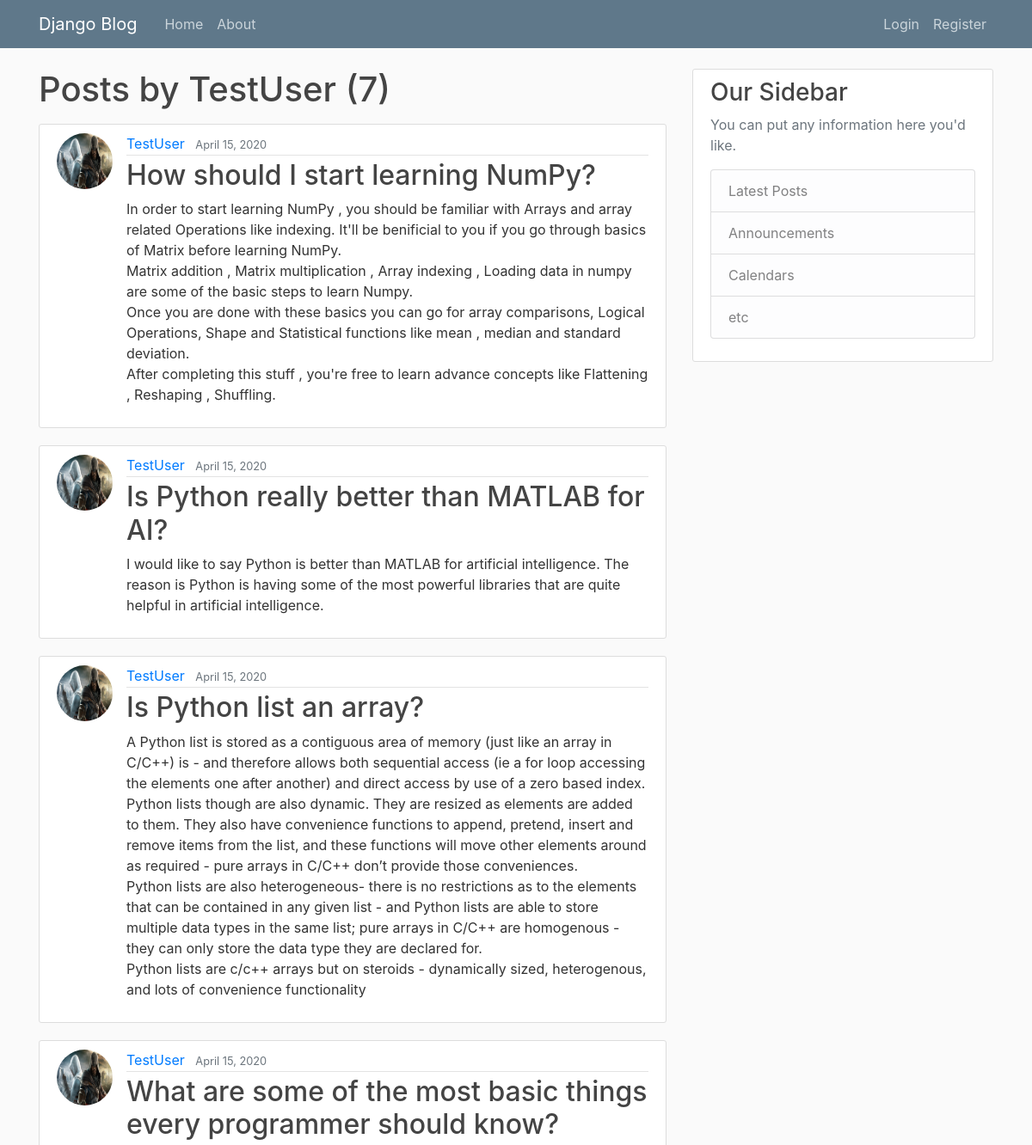
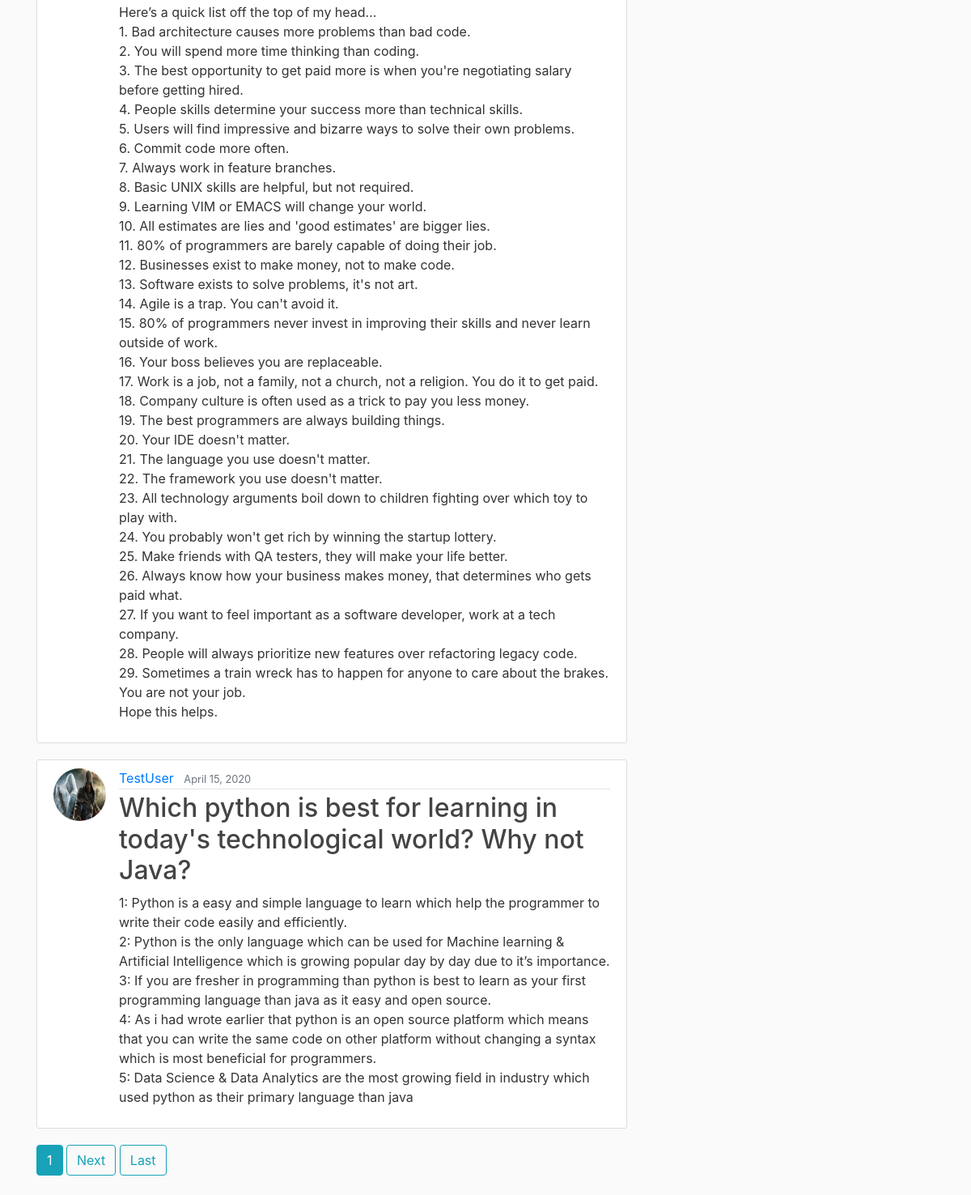
Page /user/TestUser/ on the committed database (2 pictures, top to bottom).
### blog/models.py (models this page shows, shortened)
class Post(models.Model):
    title = models.CharField(max_length=100)
    content = models.TextField()
    date_posted = models.DateTimeField(default=timezone.now)
    author = models.ForeignKey(User, on_delete=models.CASCADE)

### users/models.py (models this page shows, shortened)
class profile(models.Model):
    user = models.OneToOneField(User, on_delete=models.CASCADE)
    image = models.ImageField(default="default.jpg", upload_to="profile_pics")

### blog/views.py (the view)
# urls.py: path('user/<str:username>/', UserPostListView.as_view(), name="user-post"),
class UserPostListView(ListView):
    model = Post
    template_name = "user_post.html"  # <app>/<model>_<viewtype>.html
    context_object_name = "posts"
    paginate_by = 5
    def get_queryset(self):
        user = get_object_or_404(User, username=self.kwargs.get('username'))
        return Post.objects.filter(author=user).order_by('-date_posted')

### blog/templates/user_post.html (shortened to what this page needs)
{% extends "base.html" %}
{% block content %}
<h1 class="mb-3">
    Posts by {{view.kwargs.username}} ({{page_obj.paginator.count}})
</h1>
{% for post in posts %}
<article class="media content-section">
    <img class="rounded-circle article-img" src="{{post.author.profile.image.url}}">
    <div class="media-body">
        <div class="article-metadata">
            <a class="mr-2" href="{% url 'user-post' post.author.username%}">{{ post.author }}</a>
            <small class="text-muted">{{ post.date_posted|date:"F d, Y" }}</small>
        </div>
        <h2><a class="article-title" href="{% url 'post-detail' post.id %}">{{ post.title }}</a></h2>
        <p class="article-content">{{ post.content }}</p>
    </div>
</article>
{% endfor %}
{% if is_paginated %}
{% for num in page_obj.paginator.page_range %}
{% if page_obj.number == num %}
<a class="btn btn-info mb-4" href="?page={{num}}">{{num}}</a>
{% elif num > page_obj.number|add:'-3' and num < page_obj.number|add:'-3' %}
<a class="btn btn-outline-info mb-4" href="?page={{num}}">{{num}}</a>
{% endif %}
{% endfor %}
{% if page_obj.has_next%}
<a class="btn btn-outline-info mb-4" href="?page={{page_obj.next_page_number}}">Next</a>
<a class="btn btn-outline-info mb-4" href="?page={{page_obj.Paginator.num_pages}}">Last</a>
{% endif %}
{% endif %}
{% endblock %}

### blog/static/main.css (style rules this page uses)
body { background: #fafafa; color: #333333; margin-top: 5rem; }
h1, h2, h3, h4, h5, h6 { color: #444444; }
.content-section { background: #ffffff; padding: 10px 20px; border: 1px solid #dddddd; border-radius: 3px; margin-bottom: 20px; }
.article-title { color: #444444; }
.article-content { white-space: pre-line; }
.article-img { height: 65px; width: 65px; margin-right: 16px; }
.article-metadata { padding-bottom: 1px; margin-bottom: 4px; border-bottom: 1px solid #e3e3e3 }

### rows in the picture
Post: author.profile.image (placeholder picture), author "TestUser", date_posted "April 15, 2020", title "How should I start learning NumPy?", content "In order to start learning NumPy , you should be familiar with Arrays and array related Operations like indexing. It'll be benificial to you if you go through basics of Matrix before learning NumPy. Matrix addition , Matrix multiplication , Array indexing , Loading data in numpy are some of the basic steps to learn Numpy. Once you are done with these basics you can go for array comparisons, Logical Operations, Shape and Statistical functions like mean , median and standard deviation. After completing this stuff , you're free to learn advance concepts like Flattening , Reshaping , Shuffling."
Post: author.profile.image (placeholder picture), author "TestUser", date_posted "April 15, 2020", title "Is Python really better than MATLAB for AI?", content "I would like to say Python is better than MATLAB for artificial intelligence. The reason is Python is having some of the most powerful libraries that are quite helpful in artificial intelligence."
Post: author.profile.image (placeholder picture), author "TestUser", date_posted "April 15, 2020", title "Is Python list an array?", content "A Python list is stored as a contiguous area of memory (just like an array in C/C++) is - and therefore allows both sequential access (ie a for loop accessing the elements one after another) and direct access by use of a zero based index. Python lists though are also dynamic. They are resized as elements are added to them. They also have convenience functions to append, pretend, insert and remove items from the list, and these functions will move other elements around as required - pure arrays in C/C++ don’t provide those conveniences. Python lists are also heterogeneous- there is no restrictions as to the elements that can be contained in any given list - and Python lists are able to store…"
Post: author.profile.image (placeholder picture), author "TestUser", date_posted "April 15, 2020", title "What are some of the most basic things every programmer should know?", content "Here’s a quick list off the top of my head… 1. Bad architecture causes more problems than bad code. 2. You will spend more time thinking than coding. 3. The best opportunity to get paid more is when you're negotiating salary before getting hired. 4. People skills determine your success more than technical skills. 5. Users will find impressive and bizarre ways to solve their own problems. 6. Commit code more often. 7. Always work in feature branches. 8. Basic UNIX skills are helpful, but not required. 9. Learning VIM or EMACS will change your world. 10. All estimates are lies and 'good estimates' are bigger lies. 11. 80% of programmers are barely capable of doing their job. 12. Businesses…"
Post: author.profile.image (placeholder picture), author "TestUser", date_posted "April 15, 2020", title "Which python is best for learning in today's technological world? Why not Java?", content "1: Python is a easy and simple language to learn which help the programmer to write their code easily and efficiently. 2: Python is the only language which can be used for Machine learning & Artificial Intelligence which is growing popular day by day due to it’s importance. 3: If you are fresher in programming than python is best to learn as your first programming language than java as it easy and open source. 4: As i had wrote earlier that python is an open source platform which means that you can write the same code on other platform without changing a syntax which is most beneficial for programmers. 5: Data Science & Data Analytics are the most growing field in industry which used python…"

### other values in the picture
{{ view.kwargs.username }} "TestUser"
{{ page_obj.paginator.count }} "7"
{{ num }} "1"
